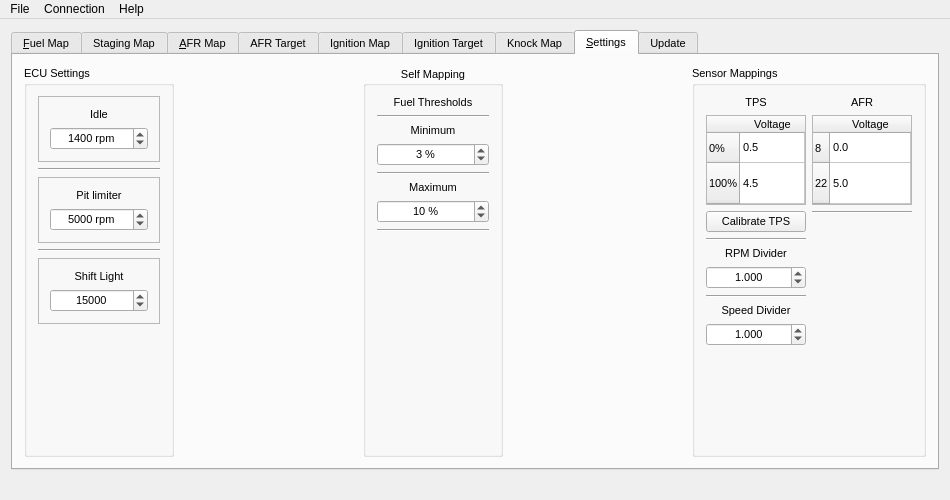
<?xml version="1.0" encoding="UTF-8"?>
<ui version="4.0">
 <class>MainWindow</class>
 <widget class="QMainWindow" name="MainWindow">
  <property name="geometry">
   <rect>
    <x>0</x>
    <y>0</y>
    <width>950</width>
    <height>500</height>
   </rect>
  </property>
  <property name="sizePolicy">
   <sizepolicy hsizetype="Preferred" vsizetype="Preferred">
    <horstretch>0</horstretch>
    <verstretch>0</verstretch>
   </sizepolicy>
  </property>
  <property name="minimumSize">
   <size>
    <width>950</width>
    <height>500</height>
   </size>
  </property>
  <property name="maximumSize">
   <size>
    <width>950</width>
    <height>500</height>
   </size>
  </property>
  <property name="windowTitle">
   <string>MotoLink</string>
  </property>
  <widget class="QWidget" name="centralWidget">
   <property name="minimumSize">
    <size>
     <width>500</width>
     <height>350</height>
    </size>
   </property>
   <property name="maximumSize">
    <size>
     <width>16777215</width>
     <height>16777215</height>
    </size>
   </property>
   <layout class="QGridLayout" name="gridLayout_4">
    <item row="0" column="0">
     <widget class="QTabWidget" name="tabMain">
      <property name="enabled">
       <bool>true</bool>
      </property>
      <property name="minimumSize">
       <size>
        <width>0</width>
        <height>0</height>
       </size>
      </property>
      <property name="font">
       <font>
        <pointsize>8</pointsize>
        <weight>50</weight>
        <italic>false</italic>
        <bold>false</bold>
        <underline>false</underline>
        <strikeout>false</strikeout>
        <kerning>true</kerning>
       </font>
      </property>
      <property name="tabPosition">
       <enum>QTabWidget::North</enum>
      </property>
      <property name="tabShape">
       <enum>QTabWidget::Rounded</enum>
      </property>
      <property name="currentIndex">
       <number>7</number>
      </property>
      <property name="iconSize">
       <size>
        <width>24</width>
        <height>24</height>
       </size>
      </property>
      <property name="movable">
       <bool>true</bool>
      </property>
      <widget class="QWidget" name="tabFuel">
       <property name="font">
        <font>
         <weight>50</weight>
         <bold>false</bold>
        </font>
       </property>
       <attribute name="icon">
        <iconset resource="../res/images.qrc">
         <normaloff>:/images/icon-injector.png</normaloff>:/images/icon-injector.png</iconset>
       </attribute>
       <attribute name="title">
        <string>&amp;Fuel Map</string>
       </attribute>
       <layout class="QHBoxLayout" name="horizontalLayout_2">
        <item>
         <widget class="QTableView" name="tableFuel">
          <attribute name="horizontalHeaderDefaultSectionSize">
           <number>50</number>
          </attribute>
          <attribute name="horizontalHeaderMinimumSectionSize">
           <number>50</number>
          </attribute>
          <attribute name="verticalHeaderDefaultSectionSize">
           <number>30</number>
          </attribute>
          <attribute name="verticalHeaderMinimumSectionSize">
           <number>30</number>
          </attribute>
         </widget>
        </item>
       </layout>
      </widget>
      <widget class="QWidget" name="tabStaging">
       <attribute name="icon">
        <iconset resource="../res/images.qrc">
         <normaloff>:/images/icon-injector.png</normaloff>:/images/icon-injector.png</iconset>
       </attribute>
       <attribute name="title">
        <string>Staging Map</string>
       </attribute>
       <layout class="QGridLayout" name="gridLayout_10">
        <item row="0" column="0">
         <widget class="QListView" name="listStaging"/>
        </item>
       </layout>
      </widget>
      <widget class="QWidget" name="tabAfrMap">
       <attribute name="icon">
        <iconset resource="../res/images.qrc">
         <normaloff>:/images/icon-afr-sensor.png</normaloff>:/images/icon-afr-sensor.png</iconset>
       </attribute>
       <attribute name="title">
        <string>&amp;AFR Map</string>
       </attribute>
       <layout class="QHBoxLayout" name="horizontalLayout_6">
        <item>
         <widget class="QTableView" name="tableAfrMap">
          <attribute name="horizontalHeaderDefaultSectionSize">
           <number>50</number>
          </attribute>
          <attribute name="horizontalHeaderMinimumSectionSize">
           <number>50</number>
          </attribute>
          <attribute name="verticalHeaderMinimumSectionSize">
           <number>30</number>
          </attribute>
         </widget>
        </item>
       </layout>
      </widget>
      <widget class="QWidget" name="tabAfrTarget">
       <attribute name="icon">
        <iconset resource="../res/images.qrc">
         <normaloff>:/images/icon-afr-target.png</normaloff>:/images/icon-afr-target.png</iconset>
       </attribute>
       <attribute name="title">
        <string>AFR Target</string>
       </attribute>
       <layout class="QHBoxLayout" name="horizontalLayout_5">
        <item>
         <widget class="QTableView" name="tableAfrTgt">
          <attribute name="horizontalHeaderDefaultSectionSize">
           <number>50</number>
          </attribute>
          <attribute name="horizontalHeaderMinimumSectionSize">
           <number>50</number>
          </attribute>
          <attribute name="verticalHeaderMinimumSectionSize">
           <number>30</number>
          </attribute>
         </widget>
        </item>
       </layout>
      </widget>
      <widget class="QWidget" name="tabIgnMap">
       <attribute name="icon">
        <iconset resource="../res/images.qrc">
         <normaloff>:/images/icon-denso-sparkplug.png</normaloff>:/images/icon-denso-sparkplug.png</iconset>
       </attribute>
       <attribute name="title">
        <string>Ignition Map</string>
       </attribute>
       <layout class="QHBoxLayout" name="horizontalLayout">
        <item>
         <widget class="QTableView" name="tableIgnMap">
          <attribute name="horizontalHeaderDefaultSectionSize">
           <number>50</number>
          </attribute>
          <attribute name="horizontalHeaderMinimumSectionSize">
           <number>50</number>
          </attribute>
          <attribute name="verticalHeaderMinimumSectionSize">
           <number>30</number>
          </attribute>
         </widget>
        </item>
       </layout>
      </widget>
      <widget class="QWidget" name="tabIgnTarget">
       <attribute name="icon">
        <iconset resource="../res/images.qrc">
         <normaloff>:/images/sparkplug-target.png</normaloff>:/images/sparkplug-target.png</iconset>
       </attribute>
       <attribute name="title">
        <string>Ignition Target</string>
       </attribute>
       <layout class="QHBoxLayout" name="horizontalLayout_4">
        <item>
         <widget class="QTableView" name="tableIgnTgt">
          <attribute name="horizontalHeaderDefaultSectionSize">
           <number>50</number>
          </attribute>
          <attribute name="horizontalHeaderMinimumSectionSize">
           <number>50</number>
          </attribute>
          <attribute name="verticalHeaderMinimumSectionSize">
           <number>30</number>
          </attribute>
         </widget>
        </item>
       </layout>
      </widget>
      <widget class="QWidget" name="tabKnock">
       <attribute name="icon">
        <iconset resource="../res/images.qrc">
         <normaloff>:/images/explosion-hi.png</normaloff>:/images/explosion-hi.png</iconset>
       </attribute>
       <attribute name="title">
        <string>Knock Map</string>
       </attribute>
       <layout class="QHBoxLayout" name="horizontalLayout_7">
        <item>
         <widget class="QTableView" name="tableKnk">
          <attribute name="horizontalHeaderDefaultSectionSize">
           <number>50</number>
          </attribute>
          <attribute name="horizontalHeaderMinimumSectionSize">
           <number>50</number>
          </attribute>
          <attribute name="verticalHeaderMinimumSectionSize">
           <number>30</number>
          </attribute>
         </widget>
        </item>
       </layout>
      </widget>
      <widget class="QWidget" name="tabSettings">
       <property name="font">
        <font>
         <weight>50</weight>
         <bold>false</bold>
        </font>
       </property>
       <attribute name="icon">
        <iconset resource="../res/oxygen.qrc">
         <normaloff>:/oxygen/32x32/actions/configure.png</normaloff>:/oxygen/32x32/actions/configure.png</iconset>
       </attribute>
       <attribute name="title">
        <string>&amp;Settings</string>
       </attribute>
       <layout class="QGridLayout" name="gridLayout_2">
        <item row="0" column="3">
         <spacer name="horizontalSpacer">
          <property name="orientation">
           <enum>Qt::Horizontal</enum>
          </property>
          <property name="sizeHint" stdset="0">
           <size>
            <width>40</width>
            <height>20</height>
           </size>
          </property>
         </spacer>
        </item>
        <item row="0" column="0">
         <widget class="QGroupBox" name="groupBox_3">
          <property name="minimumSize">
           <size>
            <width>150</width>
            <height>0</height>
           </size>
          </property>
          <property name="title">
           <string>ECU Settings</string>
          </property>
          <layout class="QGridLayout" name="gridLayout_7">
           <item row="2" column="0">
            <widget class="QFrame" name="frame_2">
             <property name="frameShape">
              <enum>QFrame::StyledPanel</enum>
             </property>
             <property name="frameShadow">
              <enum>QFrame::Plain</enum>
             </property>
             <property name="midLineWidth">
              <number>1</number>
             </property>
             <layout class="QGridLayout" name="gridLayout_6">
              <item row="0" column="0">
               <widget class="QLabel" name="ltPitLimiter">
                <property name="text">
                 <string>Pit limiter</string>
                </property>
                <property name="alignment">
                 <set>Qt::AlignCenter</set>
                </property>
               </widget>
              </item>
              <item row="1" column="0">
               <widget class="QSpinBox" name="sbPitLimiter">
                <property name="alignment">
                 <set>Qt::AlignCenter</set>
                </property>
                <property name="suffix">
                 <string> rpm</string>
                </property>
                <property name="maximum">
                 <number>18000</number>
                </property>
                <property name="singleStep">
                 <number>100</number>
                </property>
                <property name="value">
                 <number>5000</number>
                </property>
               </widget>
              </item>
             </layout>
            </widget>
           </item>
           <item row="0" column="0">
            <widget class="QFrame" name="frame">
             <property name="frameShape">
              <enum>QFrame::StyledPanel</enum>
             </property>
             <property name="frameShadow">
              <enum>QFrame::Plain</enum>
             </property>
             <layout class="QVBoxLayout" name="verticalLayout">
              <item>
               <widget class="QLabel" name="ltIdle">
                <property name="text">
                 <string>Idle</string>
                </property>
                <property name="alignment">
                 <set>Qt::AlignCenter</set>
                </property>
               </widget>
              </item>
              <item>
               <widget class="QSpinBox" name="sbIdle">
                <property name="alignment">
                 <set>Qt::AlignCenter</set>
                </property>
                <property name="suffix">
                 <string> rpm</string>
                </property>
                <property name="maximum">
                 <number>3000</number>
                </property>
                <property name="singleStep">
                 <number>200</number>
                </property>
                <property name="value">
                 <number>1400</number>
                </property>
               </widget>
              </item>
             </layout>
            </widget>
           </item>
           <item row="3" column="0">
            <widget class="Line" name="line_5">
             <property name="orientation">
              <enum>Qt::Horizontal</enum>
             </property>
            </widget>
           </item>
           <item row="5" column="0">
            <spacer name="verticalSpacer_4">
             <property name="orientation">
              <enum>Qt::Vertical</enum>
             </property>
             <property name="sizeHint" stdset="0">
              <size>
               <width>20</width>
               <height>40</height>
              </size>
             </property>
            </spacer>
           </item>
           <item row="1" column="0">
            <widget class="Line" name="line_4">
             <property name="orientation">
              <enum>Qt::Horizontal</enum>
             </property>
            </widget>
           </item>
           <item row="4" column="0">
            <widget class="QFrame" name="frame_3">
             <property name="frameShape">
              <enum>QFrame::StyledPanel</enum>
             </property>
             <property name="frameShadow">
              <enum>QFrame::Plain</enum>
             </property>
             <layout class="QGridLayout" name="gridLayout_9">
              <item row="0" column="0">
               <widget class="QLabel" name="ltShiftLight">
                <property name="text">
                 <string>Shift Light</string>
                </property>
                <property name="alignment">
                 <set>Qt::AlignCenter</set>
                </property>
               </widget>
              </item>
              <item row="1" column="0">
               <widget class="QSpinBox" name="sbShiftLight">
                <property name="alignment">
                 <set>Qt::AlignCenter</set>
                </property>
                <property name="minimum">
                 <number>10000</number>
                </property>
                <property name="maximum">
                 <number>18000</number>
                </property>
                <property name="singleStep">
                 <number>100</number>
                </property>
                <property name="value">
                 <number>15000</number>
                </property>
               </widget>
              </item>
             </layout>
            </widget>
           </item>
          </layout>
         </widget>
        </item>
        <item row="0" column="2">
         <widget class="QGroupBox" name="groupBox_4">
          <property name="minimumSize">
           <size>
            <width>140</width>
            <height>0</height>
           </size>
          </property>
          <property name="title">
           <string>Self Mapping</string>
          </property>
          <property name="alignment">
           <set>Qt::AlignCenter</set>
          </property>
          <layout class="QGridLayout" name="gridLayout_8">
           <item row="2" column="0">
            <widget class="QLabel" name="ltThresholdMin">
             <property name="text">
              <string>Minimum</string>
             </property>
             <property name="alignment">
              <set>Qt::AlignCenter</set>
             </property>
            </widget>
           </item>
           <item row="5" column="0">
            <widget class="QLabel" name="ltThresholdMax">
             <property name="text">
              <string>Maximum</string>
             </property>
             <property name="alignment">
              <set>Qt::AlignCenter</set>
             </property>
            </widget>
           </item>
           <item row="1" column="0">
            <widget class="Line" name="line_6">
             <property name="orientation">
              <enum>Qt::Horizontal</enum>
             </property>
            </widget>
           </item>
           <item row="4" column="0">
            <widget class="Line" name="line_7">
             <property name="orientation">
              <enum>Qt::Horizontal</enum>
             </property>
            </widget>
           </item>
           <item row="0" column="0">
            <widget class="QLabel" name="ltThresholds">
             <property name="text">
              <string>Fuel Thresholds</string>
             </property>
             <property name="alignment">
              <set>Qt::AlignCenter</set>
             </property>
            </widget>
           </item>
           <item row="8" column="0">
            <spacer name="verticalSpacer_5">
             <property name="orientation">
              <enum>Qt::Vertical</enum>
             </property>
             <property name="sizeHint" stdset="0">
              <size>
               <width>20</width>
               <height>40</height>
              </size>
             </property>
            </spacer>
           </item>
           <item row="3" column="0">
            <widget class="QSpinBox" name="sbThresholdMin">
             <property name="alignment">
              <set>Qt::AlignCenter</set>
             </property>
             <property name="suffix">
              <string> %</string>
             </property>
             <property name="prefix">
              <string/>
             </property>
             <property name="maximum">
              <number>20</number>
             </property>
             <property name="value">
              <number>3</number>
             </property>
            </widget>
           </item>
           <item row="6" column="0">
            <widget class="QSpinBox" name="ltThresholdMax_2">
             <property name="alignment">
              <set>Qt::AlignCenter</set>
             </property>
             <property name="suffix">
              <string> %</string>
             </property>
             <property name="maximum">
              <number>20</number>
             </property>
             <property name="value">
              <number>10</number>
             </property>
            </widget>
           </item>
           <item row="7" column="0">
            <widget class="Line" name="line_8">
             <property name="orientation">
              <enum>Qt::Horizontal</enum>
             </property>
            </widget>
           </item>
          </layout>
         </widget>
        </item>
        <item row="0" column="4">
         <widget class="QGroupBox" name="groupBox_2">
          <property name="maximumSize">
           <size>
            <width>300</width>
            <height>16777215</height>
           </size>
          </property>
          <property name="title">
           <string>Sensor Mappings</string>
          </property>
          <layout class="QHBoxLayout" name="horizontalLayout_3">
           <item>
            <layout class="QGridLayout" name="gridLayout">
             <item row="5" column="0">
              <widget class="QDoubleSpinBox" name="dsbRpmDiv">
               <property name="alignment">
                <set>Qt::AlignCenter</set>
               </property>
               <property name="decimals">
                <number>3</number>
               </property>
               <property name="minimum">
                <double>0.001000000000000</double>
               </property>
               <property name="maximum">
                <double>10000.000000000000000</double>
               </property>
               <property name="value">
                <double>1.000000000000000</double>
               </property>
              </widget>
             </item>
             <item row="8" column="0">
              <widget class="QDoubleSpinBox" name="dsbSpeedDiv">
               <property name="alignment">
                <set>Qt::AlignCenter</set>
               </property>
               <property name="decimals">
                <number>3</number>
               </property>
               <property name="minimum">
                <double>0.001000000000000</double>
               </property>
               <property name="maximum">
                <double>10000.000000000000000</double>
               </property>
               <property name="value">
                <double>1.000000000000000</double>
               </property>
              </widget>
             </item>
             <item row="0" column="0">
              <widget class="QLabel" name="ltTPS">
               <property name="text">
                <string>TPS</string>
               </property>
               <property name="alignment">
                <set>Qt::AlignCenter</set>
               </property>
              </widget>
             </item>
             <item row="7" column="0">
              <widget class="QLabel" name="ltSpeedDiv">
               <property name="text">
                <string>Speed Divider</string>
               </property>
               <property name="alignment">
                <set>Qt::AlignCenter</set>
               </property>
              </widget>
             </item>
             <item row="4" column="0">
              <widget class="QLabel" name="ltRpmdiv">
               <property name="text">
                <string>RPM Divider</string>
               </property>
               <property name="alignment">
                <set>Qt::AlignCenter</set>
               </property>
              </widget>
             </item>
             <item row="1" column="0">
              <widget class="QTableWidget" name="tableSensorTPS">
               <property name="maximumSize">
                <size>
                 <width>100</width>
                 <height>90</height>
                </size>
               </property>
               <attribute name="horizontalHeaderDefaultSectionSize">
                <number>60</number>
               </attribute>
               <attribute name="horizontalHeaderMinimumSectionSize">
                <number>20</number>
               </attribute>
               <attribute name="horizontalHeaderStretchLastSection">
                <bool>true</bool>
               </attribute>
               <attribute name="verticalHeaderDefaultSectionSize">
                <number>28</number>
               </attribute>
               <attribute name="verticalHeaderMinimumSectionSize">
                <number>30</number>
               </attribute>
               <attribute name="verticalHeaderStretchLastSection">
                <bool>true</bool>
               </attribute>
               <row>
                <property name="text">
                 <string>0%</string>
                </property>
               </row>
               <row>
                <property name="text">
                 <string>100%</string>
                </property>
               </row>
               <column>
                <property name="text">
                 <string>Voltage</string>
                </property>
               </column>
               <item row="0" column="0">
                <property name="text">
                 <string>0.5</string>
                </property>
                <property name="flags">
                 <set>ItemIsSelectable|ItemIsEditable|ItemIsDragEnabled|ItemIsEnabled</set>
                </property>
               </item>
               <item row="1" column="0">
                <property name="text">
                 <string>4.5</string>
                </property>
                <property name="flags">
                 <set>ItemIsSelectable|ItemIsEditable|ItemIsDragEnabled|ItemIsEnabled</set>
                </property>
               </item>
              </widget>
             </item>
             <item row="2" column="0">
              <widget class="QPushButton" name="pushButton">
               <property name="maximumSize">
                <size>
                 <width>110</width>
                 <height>30</height>
                </size>
               </property>
               <property name="text">
                <string>Calibrate TPS</string>
               </property>
              </widget>
             </item>
             <item row="9" column="0">
              <spacer name="verticalSpacer_2">
               <property name="orientation">
                <enum>Qt::Vertical</enum>
               </property>
               <property name="sizeHint" stdset="0">
                <size>
                 <width>20</width>
                 <height>40</height>
                </size>
               </property>
              </spacer>
             </item>
             <item row="6" column="0">
              <widget class="Line" name="line">
               <property name="orientation">
                <enum>Qt::Horizontal</enum>
               </property>
              </widget>
             </item>
             <item row="3" column="0">
              <widget class="Line" name="line_2">
               <property name="orientation">
                <enum>Qt::Horizontal</enum>
               </property>
              </widget>
             </item>
            </layout>
           </item>
           <item>
            <layout class="QGridLayout" name="gridLayout_5">
             <item row="3" column="0">
              <spacer name="verticalSpacer_3">
               <property name="orientation">
                <enum>Qt::Vertical</enum>
               </property>
               <property name="sizeHint" stdset="0">
                <size>
                 <width>20</width>
                 <height>40</height>
                </size>
               </property>
              </spacer>
             </item>
             <item row="0" column="0">
              <widget class="QLabel" name="ltAFR">
               <property name="text">
                <string>AFR</string>
               </property>
               <property name="alignment">
                <set>Qt::AlignCenter</set>
               </property>
              </widget>
             </item>
             <item row="1" column="0">
              <widget class="QTableWidget" name="tableSensorAFR">
               <property name="sizePolicy">
                <sizepolicy hsizetype="Fixed" vsizetype="Minimum">
                 <horstretch>0</horstretch>
                 <verstretch>0</verstretch>
                </sizepolicy>
               </property>
               <property name="minimumSize">
                <size>
                 <width>100</width>
                 <height>90</height>
                </size>
               </property>
               <property name="maximumSize">
                <size>
                 <width>100</width>
                 <height>90</height>
                </size>
               </property>
               <property name="cornerButtonEnabled">
                <bool>false</bool>
               </property>
               <attribute name="horizontalHeaderDefaultSectionSize">
                <number>60</number>
               </attribute>
               <attribute name="horizontalHeaderMinimumSectionSize">
                <number>20</number>
               </attribute>
               <attribute name="horizontalHeaderStretchLastSection">
                <bool>true</bool>
               </attribute>
               <attribute name="verticalHeaderDefaultSectionSize">
                <number>28</number>
               </attribute>
               <attribute name="verticalHeaderHighlightSections">
                <bool>true</bool>
               </attribute>
               <attribute name="verticalHeaderMinimumSectionSize">
                <number>30</number>
               </attribute>
               <attribute name="verticalHeaderStretchLastSection">
                <bool>true</bool>
               </attribute>
               <row>
                <property name="text">
                 <string>8</string>
                </property>
               </row>
               <row>
                <property name="text">
                 <string>22</string>
                </property>
               </row>
               <column>
                <property name="text">
                 <string>Voltage</string>
                </property>
               </column>
               <item row="0" column="0">
                <property name="text">
                 <string>0.0</string>
                </property>
                <property name="flags">
                 <set>ItemIsEditable|ItemIsEnabled</set>
                </property>
               </item>
               <item row="1" column="0">
                <property name="text">
                 <string>5.0</string>
                </property>
                <property name="flags">
                 <set>ItemIsEditable|ItemIsEnabled</set>
                </property>
               </item>
              </widget>
             </item>
             <item row="2" column="0">
              <widget class="Line" name="line_3">
               <property name="orientation">
                <enum>Qt::Horizontal</enum>
               </property>
              </widget>
             </item>
            </layout>
           </item>
          </layout>
         </widget>
        </item>
        <item row="0" column="1">
         <spacer name="horizontalSpacer_2">
          <property name="orientation">
           <enum>Qt::Horizontal</enum>
          </property>
          <property name="sizeHint" stdset="0">
           <size>
            <width>40</width>
            <height>20</height>
           </size>
          </property>
         </spacer>
        </item>
       </layout>
      </widget>
      <widget class="QWidget" name="tabUpdate">
       <attribute name="icon">
        <iconset resource="../res/oxygen.qrc">
         <normaloff>:/oxygen/32x32/devices/media-flash.png</normaloff>:/oxygen/32x32/devices/media-flash.png</iconset>
       </attribute>
       <attribute name="title">
        <string>Update</string>
       </attribute>
       <widget class="QGroupBox" name="groupBox">
        <property name="geometry">
         <rect>
          <x>10</x>
          <y>10</y>
          <width>131</width>
          <height>161</height>
         </rect>
        </property>
        <property name="title">
         <string>Versions</string>
        </property>
        <layout class="QGridLayout" name="gridLayout_3">
         <item row="1" column="0">
          <widget class="QLabel" name="lMotolink">
           <property name="text">
            <string>0.0</string>
           </property>
          </widget>
         </item>
         <item row="4" column="0">
          <widget class="QLabel" name="lGui">
           <property name="text">
            <string>0.0</string>
           </property>
          </widget>
         </item>
         <item row="3" column="0" colspan="2">
          <widget class="QLabel" name="ltGui">
           <property name="text">
            <string>GUI: </string>
           </property>
          </widget>
         </item>
         <item row="0" column="0" colspan="2">
          <widget class="QLabel" name="ltMotolink">
           <property name="text">
            <string>MotoLink: </string>
           </property>
          </widget>
         </item>
         <item row="5" column="1">
          <spacer name="verticalSpacer">
           <property name="orientation">
            <enum>Qt::Vertical</enum>
           </property>
           <property name="sizeHint" stdset="0">
            <size>
             <width>20</width>
             <height>40</height>
            </size>
           </property>
          </spacer>
         </item>
        </layout>
       </widget>
      </widget>
     </widget>
    </item>
   </layout>
  </widget>
  <widget class="QMenuBar" name="menuBar">
   <property name="geometry">
    <rect>
     <x>0</x>
     <y>0</y>
     <width>950</width>
     <height>21</height>
    </rect>
   </property>
   <widget class="QMenu" name="menuTest">
    <property name="title">
     <string>File</string>
    </property>
    <addaction name="actionNew"/>
    <addaction name="actionOpen"/>
    <addaction name="actionSave"/>
    <addaction name="actionSave_As"/>
    <addaction name="separator"/>
    <addaction name="actionImport"/>
    <addaction name="actionExport"/>
    <addaction name="separator"/>
    <addaction name="actionQuit"/>
   </widget>
   <widget class="QMenu" name="menuHelp">
    <property name="title">
     <string>Help</string>
    </property>
    <addaction name="actionGetting_Started"/>
    <addaction name="actionAbout"/>
    <addaction name="actionAbout_QT"/>
   </widget>
   <widget class="QMenu" name="menuConnection">
    <property name="title">
     <string>Connection</string>
    </property>
    <addaction name="actionConnect"/>
    <addaction name="actionDisconnect"/>
   </widget>
   <addaction name="menuTest"/>
   <addaction name="menuConnection"/>
   <addaction name="menuHelp"/>
  </widget>
  <widget class="QStatusBar" name="statusBar">
   <property name="sizeGripEnabled">
    <bool>false</bool>
   </property>
  </widget>
  <action name="actionOpen">
   <property name="icon">
    <iconset resource="../res/oxygen.qrc">
     <normaloff>:/oxygen/32x32/actions/document-open.png</normaloff>:/oxygen/32x32/actions/document-open.png</iconset>
   </property>
   <property name="text">
    <string>Open...</string>
   </property>
   <property name="shortcut">
    <string>Ctrl+O</string>
   </property>
  </action>
  <action name="actionSave">
   <property name="icon">
    <iconset resource="../res/oxygen.qrc">
     <normaloff>:/oxygen/32x32/actions/document-save.png</normaloff>:/oxygen/32x32/actions/document-save.png</iconset>
   </property>
   <property name="text">
    <string>Save</string>
   </property>
   <property name="shortcut">
    <string>Ctrl+S</string>
   </property>
  </action>
  <action name="actionSave_As">
   <property name="icon">
    <iconset resource="../res/oxygen.qrc">
     <normaloff>:/oxygen/32x32/actions/document-save-as.png</normaloff>:/oxygen/32x32/actions/document-save-as.png</iconset>
   </property>
   <property name="text">
    <string>Save As...</string>
   </property>
   <property name="shortcut">
    <string>Ctrl+Shift+S</string>
   </property>
  </action>
  <action name="actionQuit">
   <property name="icon">
    <iconset resource="../res/oxygen.qrc">
     <normaloff>:/oxygen/32x32/actions/application-exit.png</normaloff>:/oxygen/32x32/actions/application-exit.png</iconset>
   </property>
   <property name="text">
    <string>Quit</string>
   </property>
   <property name="shortcut">
    <string>Ctrl+Q</string>
   </property>
  </action>
  <action name="actionAbout">
   <property name="icon">
    <iconset resource="../res/oxygen.qrc">
     <normaloff>:/oxygen/32x32/actions/help-about.png</normaloff>:/oxygen/32x32/actions/help-about.png</iconset>
   </property>
   <property name="text">
    <string>About</string>
   </property>
  </action>
  <action name="actionAbout_QT">
   <property name="icon">
    <iconset resource="../res/images.qrc">
     <normaloff>:/images/Qt-logo.png</normaloff>:/images/Qt-logo.png</iconset>
   </property>
   <property name="text">
    <string>About QT</string>
   </property>
  </action>
  <action name="actionConnect">
   <property name="icon">
    <iconset resource="../res/oxygen.qrc">
     <normaloff>:/oxygen/32x32/actions/network-connect.png</normaloff>:/oxygen/32x32/actions/network-connect.png</iconset>
   </property>
   <property name="text">
    <string>Connect</string>
   </property>
   <property name="shortcut">
    <string>F3</string>
   </property>
  </action>
  <action name="actionDisconnect">
   <property name="icon">
    <iconset resource="../res/oxygen.qrc">
     <normaloff>:/oxygen/32x32/actions/network-disconnect.png</normaloff>:/oxygen/32x32/actions/network-disconnect.png</iconset>
   </property>
   <property name="text">
    <string>Disconnect</string>
   </property>
   <property name="shortcut">
    <string>F4</string>
   </property>
  </action>
  <action name="actionImport">
   <property name="icon">
    <iconset resource="../res/oxygen.qrc">
     <normaloff>:/oxygen/32x32/actions/document-import.png</normaloff>:/oxygen/32x32/actions/document-import.png</iconset>
   </property>
   <property name="text">
    <string>Import from HRC...</string>
   </property>
  </action>
  <action name="actionExport">
   <property name="icon">
    <iconset resource="../res/oxygen.qrc">
     <normaloff>:/oxygen/32x32/actions/document-export.png</normaloff>:/oxygen/32x32/actions/document-export.png</iconset>
   </property>
   <property name="text">
    <string>Export to HRC...</string>
   </property>
  </action>
  <action name="actionNew">
   <property name="icon">
    <iconset resource="../res/oxygen.qrc">
     <normaloff>:/oxygen/32x32/actions/document-new.png</normaloff>:/oxygen/32x32/actions/document-new.png</iconset>
   </property>
   <property name="text">
    <string>New...</string>
   </property>
   <property name="shortcut">
    <string>Ctrl+N</string>
   </property>
  </action>
  <action name="actionGetting_Started">
   <property name="icon">
    <iconset resource="../res/oxygen.qrc">
     <normaloff>:/oxygen/32x32/actions/help-contents.png</normaloff>:/oxygen/32x32/actions/help-contents.png</iconset>
   </property>
   <property name="text">
    <string>Getting Started...</string>
   </property>
   <property name="shortcut">
    <string>F1</string>
   </property>
  </action>
 </widget>
 <layoutdefault spacing="6" margin="11"/>
 <resources>
  <include location="../res/images.qrc"/>
  <include location="../res/oxygen.qrc"/>
 </resources>
 <connections/>
</ui>
